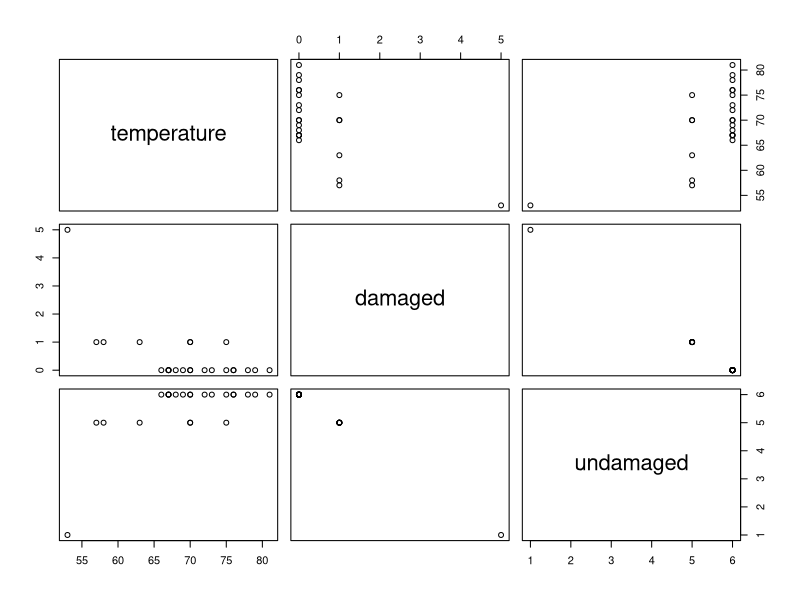
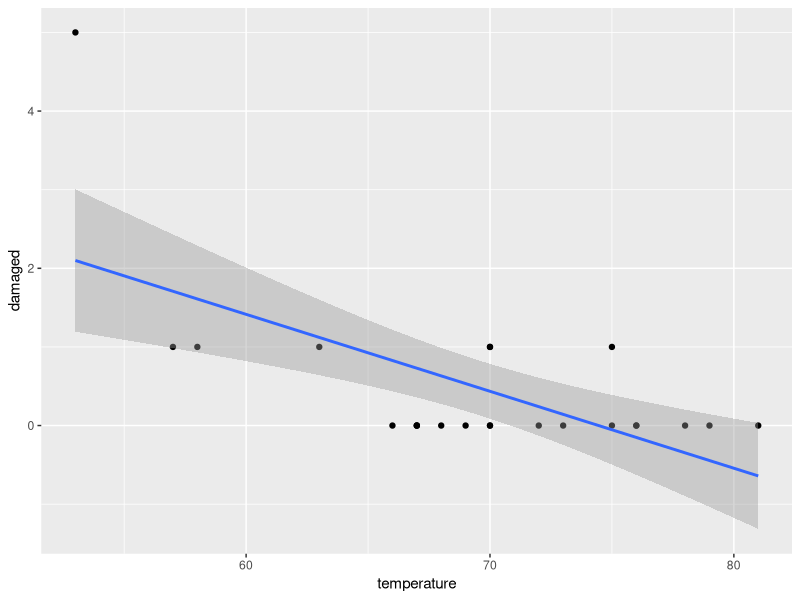

Generate these figures, in order, with R:
## ---- chunk 1

knitr::opts_chunk$set(echo = TRUE)

## ---- chunk 2

library(knitr)
library(ggplot2)

## ---- chunk 3
weight <- function(parity){
    yhat <- 120.07 - 1.93 * parity
    return(yhat)
}
## ---- chunk 4
eth <- 0 # Aboriginal
sex <- 1 # Male
lrn <- 1 # Slow Learner
missedActualDays <- 2

predictedDays <- 18.93 - 9.11 * eth + 3.1 * sex + 2.15 * lrn

residual <- missedActualDays - predictedDays

## ---- chunk 5
n <- 146 # Number os cases to fit the model
k <- 3   # number of predictor variables in the model
varResidual <- 240.57 # Variance of residual
varAllStudents <- 264.17      # Variance for all students

R2 <- 1 - (varResidual / varAllStudents)  # R2

adjustedR2 <- 1 - (varResidual / varAllStudents) * ( (n-1) / (n-k-1) ) # Adjusted R2

## ---- chunk 6
temperature <- c(53,57,58,63,66,67,67,67,68,69,70,70,70,70,72,73,75,75,76,76,78,79,81)

damaged <- c(5,1,1,1,0,0,0,0,0,0,1,0,1,0,0,0,0,1,0,0,0,0,0)

undamaged <- c(1,5,5,5,6,6,6,6,6,6,5,6,5,6,6,6,6,5,6,6,6,6,6)

ShuttleMission <- data.frame(temperature, damaged, undamaged)

plot(ShuttleMission)
## ---- chunk 7

p <- function(temp)
{
  damagedOring <- 11.6630 - 0.2162 * temp
  
  phat <- exp(damagedOring) / (1 + exp(damagedOring))
  
  return (round(phat*100,2))
}

# Testing final formula to provided results.
p57 <- p(57)
p59 <- p(59)
p61 <- p(61)

# Finding probabilities for 51, 53, and 55 temperatures.
p51 <- p(51)
p53 <- p(53)
p55 <- p(55)

## ---- chunk 8

ggplot(ShuttleMission,aes(x=temperature,y=damaged)) + geom_point() + 
  stat_smooth(method = 'glm', family = 'binomial')

